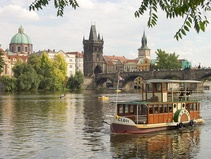
#> input picture Computer Vision/Seam Carving/inputSeamCarvingPrague.jpg, 211 x 159 px, shrunk from 640 x 480 before the run
$ python SeamCarvingReduceHeight.py
#> lines starting #> are read from the running program, lines starting #| are printed output that depends on the picture
### Computer Vision/Seam Carving/energy_image.py
import numpy as np
import scipy
import cv2
from scipy import ndimage
from matplotlib.pyplot import imshow
import matplotlib.pyplot as plt

# function to compute enery of a given image
def energy_image(im):

  image = im.astype('uint8')

  # convert the BGR image to gray scale image
  gray = cv2.cvtColor(image, cv2.COLOR_BGR2GRAY)

  # horizontal derivative using SOBEL filter
  dx = ndimage.sobel(gray, 0)

  # vertical derivative using SOBEL filter
  dy = ndimage.sobel(gray, 1)

  # compute the magniture of derivatives
  energy = np.hypot(dx, dy)

  # normalize the energy to be in the [0, 255]

  energy *= 255.0 / np.max(energy)

  # convert the data type to double
  energy = energy.astype('float64')

  return energy

### Computer Vision/Seam Carving/reduceHeight.py
import numpy as np
import scipy
import cv2
from scipy import ndimage
from matplotlib.pyplot import imshow
import matplotlib.pyplot as plt
from cumulative_minimum_energy_map import *
from find_optimal_horizontal_seam import *

def reduceHeight(im, energyImage):

  # get the height and width
  height, width = energyImage.shape[0:2]

  # find the cummulative energy map in the horizontal direction for the seam
  cumulativeEnergyMap = cumulative_minimum_energy_map(energyImage, "HORIZONTAL")

  # find the optimal seam
  horizontalSeam = find_optimal_horizontal_seam(cumulativeEnergyMap)

  # reduce the height of image (M, N, 3)
  new_img_list = []
  for i in range(width):
    col = im[:, i, :]
    new_col = np.delete(col, horizontalSeam[i], 0)
    new_img_list.append(new_col)
  reducedColorImage = np.array(new_img_list).transpose(1, 0, 2)#.reshape((height-1, width, 3))

  # reduce the width of energy image (M, N)
  new_ene_img_list = []
  for i in range(width):
    col = energyImage[:, i]
    new_col = np.delete(col, horizontalSeam[i], 0)
    new_ene_img_list.append(new_col)

  reducedEnergyImage = np.array(new_ene_img_list).transpose(1, 0) #reshape((height-1, width))

  return reducedColorImage, reducedEnergyImage

### Computer Vision/Seam Carving/cumulative_minimum_energy_map.py
import numpy as np
import scipy
import cv2
from scipy import ndimage
from matplotlib.pyplot import imshow
import matplotlib.pyplot as plt

# function to compute commulative minimum energy of a given energy image
def cumulative_minimum_energy_map(energyImage, seamDirection):

  cum_min = np.zeros_like(energyImage)
  height = cum_min.shape[0]
  width = cum_min.shape[1]

  if seamDirection == "HORIZONTAL":

    # fill the last column to be last column of the energyImage as it is the minimum
    cum_min[:, -1] = energyImage[:, -1]

    # Iterate from the right (excluding the last column) to the left columns, from top to bottom rows and fill the minimum values
    for col in range(width-2, -1, -1):
      for row in range(0, height):

        if row-1 >= 0 and row+1 <= height-1:
          cum_min[row, col] = energyImage[row, col] + min( cum_min[row-1, col+1], cum_min[row, col+1], cum_min[row+1, col+1])
        elif row-1 < 0:
          cum_min[row, col] = energyImage[row, col] + min( cum_min[row, col+1], cum_min[row +1, col+1])
        elif row+1 > height-1:
          cum_min[row, col] = energyImage[row, col] + min( cum_min[row-1, col+1], cum_min[row, col+1])


  elif seamDirection == "VERTICAL":

    # fill the last row to be last row of the energyImage as it is the minimum
    cum_min[-1, :] = energyImage[-1,:]

    # Iterate from the bottom (excluding the last row) to the top rows, from left to right columns and fill the minimum values
    for row in range(height-2, -1, -1):
      for col in range(0, width):

        if col-1 >= 0 and col+1 <= width-1:
          cum_min[row, col] = energyImage[row, col] + min( cum_min[row+1, col-1], cum_min[row+1, col], cum_min[row+1, col+1])
        elif col-1 < 0:
          cum_min[row, col] = energyImage[row, col] + min( cum_min[row+1, col], cum_min[row +1, col+1])
        elif col+1 > width-1:
          cum_min[row, col] = energyImage[row, col] + min( cum_min[row+1, col-1], cum_min[row+1, col])

  else:
      print("Enter valid seamDirection")
      exit(1)

  cum_min = (cum_min / np.max(cum_min))*255

  return cum_min

### Computer Vision/Seam Carving/find_optimal_horizontal_seam.py
import numpy as np
import scipy
import cv2
from scipy import ndimage
from matplotlib.pyplot import imshow
import matplotlib.pyplot as plt

def find_optimal_horizontal_seam(cumulativeEnergyMap):

  height = cumulativeEnergyMap.shape[0]
  width = cumulativeEnergyMap.shape[1]

  horizontal_seam = []

  # find the starting point for the horizontal seam
  starting_point_row = np.argmin(cumulativeEnergyMap[:,0])

  # append the starting point
  horizontal_seam.append(starting_point_row)

  col = 0

  #
  while col <= width -2:
    last_min_row = horizontal_seam[-1]

    current_min_row = last_min_row

    # check if the top row exits and check its value against current minimum row
    if (last_min_row-1) >= 0:
      if cumulativeEnergyMap[last_min_row, col+1] > cumulativeEnergyMap[last_min_row-1, col+1]:
        current_min_row = last_min_row-1

    # check if the bottom row exits and check its value against current minimum row
    if (last_min_row + 1) <= height-1:
      if cumulativeEnergyMap[last_min_row, col+1] > cumulativeEnergyMap[last_min_row+1, col+1]:
        current_min_row = last_min_row+1

    horizontal_seam.append(current_min_row)
    col += 1

  return horizontal_seam

### Computer Vision/Seam Carving/SeamCarvingReduceHeight.py
import numpy as np
import scipy
import cv2
from scipy import ndimage
from matplotlib.pyplot import imshow
import matplotlib.pyplot as plt
from energy_image import *
from reduceHeight import *

# reduce the height for the first image
im = cv2.imread('inputSeamCarvingPrague.jpg')
#> im is the input picture: shape (159, 211, 3); mean B, G, R 132.7, 149.6, 156.5
energyImage = energy_image(im)


for i in range(100):
  reducedColorImage, reducedEnergyImage = reduceHeight(im, energyImage)
  im = reducedColorImage
  energyImage = reducedEnergyImage
#> this loop made 100 passes
#> pass 1, in cumulative_minimum_energy_map, `cum_min = (cum_min / np.max(cum_min))*255`:
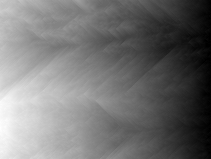
#> cum_min: shape (159, 211) float64; min 0, max 255, mean 115
#> pass 1, `reducedColorImage, reducedEnergyImage = reduceHeight(im, energyImage)`:
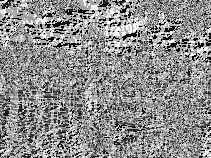
#> reducedEnergyImage: shape (158, 211) float64; min 0, max 255, mean 141.6

# convert BGR color code to RGB color code to before saving the image using matplotlib
im_rgb = cv2.cvtColor(im, cv2.COLOR_BGR2RGB)

# save the image
plt.imsave('outputReduceHeightPrague.png', im_rgb)


# reduce the height for the second image
im = cv2.imread('inputSeamCarvingMall.jpg')
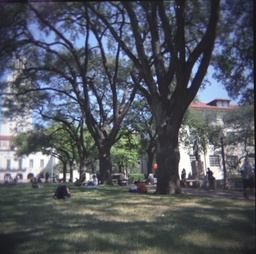
#> input picture Computer Vision/Seam Carving/inputSeamCarvingMall.jpg, 256 x 254 px, shrunk from 775 x 769 before the run
#> im is the input picture: shape (254, 256, 3); mean B, G, R 96.4, 88.4, 83.8
energyImage = energy_image(im)
#> in energy_image (call 2), `dy = ndimage.sobel(gray, 1)`:
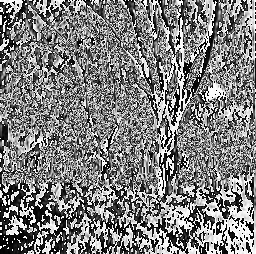
#> dy: shape (254, 256); min 0, max 255, mean 126.8

for i in range(100):
  reducedColorImage, reducedEnergyImage = reduceHeight(im, energyImage)
  im = reducedColorImage
  energyImage = reducedEnergyImage
#> this loop made 100 passes
#> pass 1, in cumulative_minimum_energy_map (call 101), `cum_min = (cum_min / np.max(cum_min))*255`:
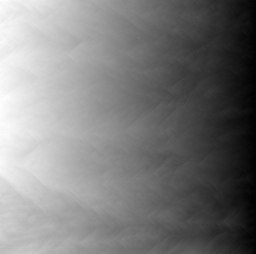
#> cum_min: shape (254, 256) float64; min 0, max 255, mean 124
#> pass 1, `reducedColorImage, reducedEnergyImage = reduceHeight(im, energyImage)`:
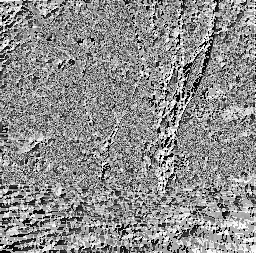
#> reducedEnergyImage: shape (253, 256) float64; min 0, max 255, mean 141.8
#> after the loop:
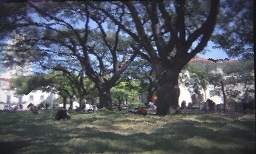
#> im: shape (154, 256, 3); mean B, G, R 94.9, 87.6, 83.1

# convert BGR color code to RGB color code to before saving the image using matplotlib
im_rgb = cv2.cvtColor(im, cv2.COLOR_BGR2RGB)
#> im_rgb: shape (154, 256, 3)

# save the image
plt.imsave('outputReduceHeightMall.png', im_rgb)
